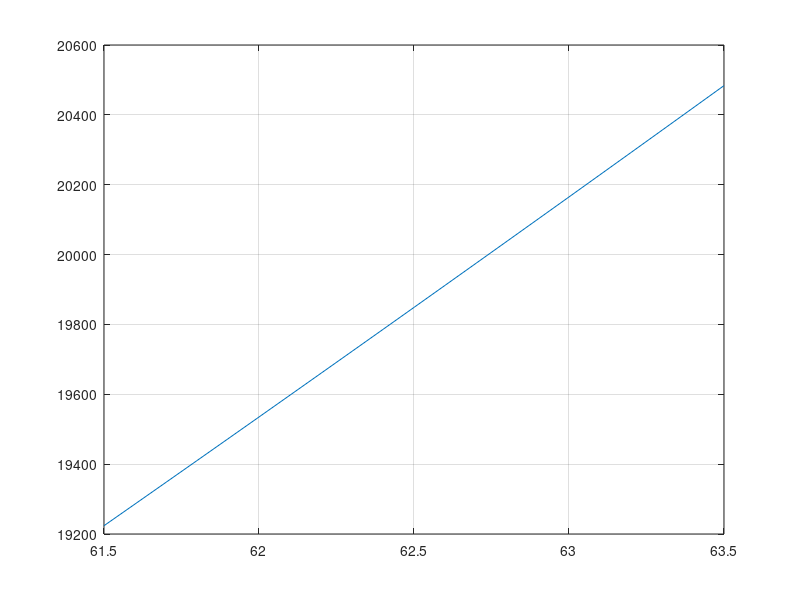

Recreate this plot in MATLAB.
disp("ustal a, b i c: ");
a = input("a = ");
b = input("b = ");
c = input("c = ");
r=roots([a b c]);
disp("pierwiastki p(x) = a*x^2 + b*x + c: ")
r

p=[a b c];

if (b^2 - 4*a*c < 0)
    px = b^2 / 2*a;
    x=[px-1:0.1:px+1];
else
    x=[min(r)-1:0.1:max(r)+1];
endif

y=polyval(p,x);

h=figure;
set(h,'visible','off');
plot(x,y), grid on
print(h, "-dpng", "output.png")